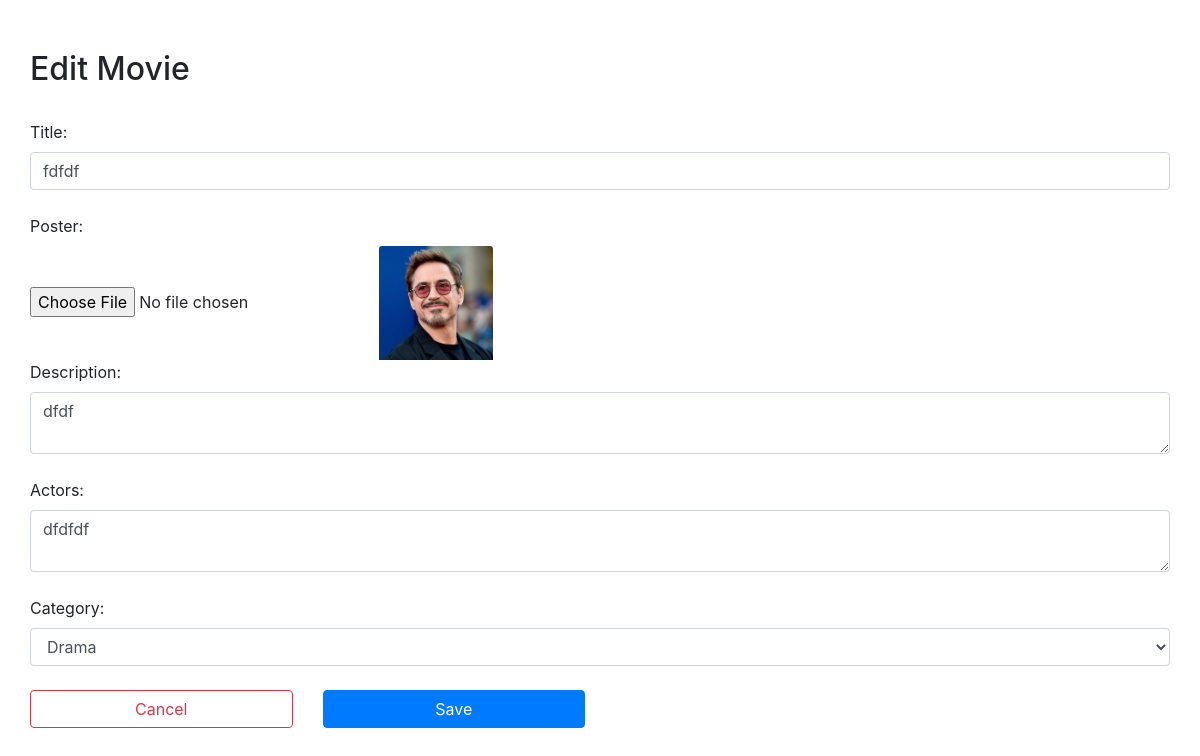
/movies/53/edit/, run on the app's committed database.
### movie/models.py (models this page shows)
class Movies(models.Model):
    title = models.CharField(max_length=255)
    description = models.TextField()
    actors = models.CharField(max_length=255)
    category = models.CharField(max_length=255)
    genre = models.CharField(max_length=255)
    status = models.BooleanField(default=True)
    release = models.DateField(auto_now_add=True)
    created_by = models.IntegerField()
    created_at = models.DateField(auto_now_add=True)
    updated_at = models.DateField(auto_now=True)
    poster = models.ImageField(null=True, blank=True, upload_to="images/")
    trailer = models.CharField(null=True, blank=True, max_length=255)

### movie/views.py (the view)
# urls.py: path('movies/<int:movie_id>/edit/', views.edit_movie, name='edit_movie'),
def edit_movie(request, movie_id):
    movie = get_object_or_404(Movies, pk=movie_id)
    if request.method == 'POST':
        form = MovieForm(request.POST, instance=movie)
        print("form 1-->",form)
        print("form.errors -->",form.errors)
        if form.is_valid():
            print("form 2 -->",form)
            form.save()
            return redirect('movie_details', movie_id=movie_id)
    else:
        form = MovieForm(instance=movie)
    return render(request, 'edit_movie.html', {'form': form, 'movie': movie})

### movie/forms.py
class MovieForm(forms.ModelForm):
    class Meta:
        model = Movies
        fields = ['title', 'poster', 'description', 'actors', 'category', 'status', 'created_by']

### templates/edit_movie.html (shortened to what this page needs)
{% load static %}
<!DOCTYPE html>
<html>
  <head>
    <link rel="stylesheet" href="{% static 'styles/css/create_movie.css' %}" />
    <link
      rel="stylesheet"
      type="text/css"
      href="{% static 'styles/bootstrap4/bootstrap.min.css' %}"
    />
  </head>
  <body>
    <div class="main-body container">
      <div class="login-box">
        <h2 class="">Edit Movie</h2>
        <br />
        <form method="post">
          <label for="title">Title:</label><br />
          <input
          class="form-control"
            type="text"
            id="title"
            name="title"
            value="{{ movie.title }}"
          /><br />
          <label for="poster">Poster:</label><br />
          <input
          type="file"
          name="poster2"
          id="imageInput"
          onchange="convertToBase64()"
        />
      <img
      class="card-img-top movie-list-img"
      src="{{ movie.poster }}"
      style="height: 10%; width: 10%"
      alt="Poster not available"
      class="movie-list-img2"
      id="poster1"
    />
          <br />
          <label for="description">Description:</label><br />
          <textarea id="description"  class="form-control" name="description">
{{ movie.description }}</textarea
          ><br />
          <label for="actors">Actors:</label><br />
          <textarea id="actors"  class="form-control" name="actors">
{{ movie.actors }}</textarea
          ><br />
          <label for="category">Category:</label><br />
          <select  required
                id="category"  class="form-control"
                name="category">
                  <option value="Drama" {% if movie.category == "Drama" %}selected="selected"{% endif %}>Drama</option>
              </select>
              <br />
          <div class="row">
            <div class="col-md-3">
              <a type="" class="btn btn-outline-danger submit-btn" href="{%url 'home'%}">Cancel</a>
            </div>
            <div class="col-md-3">
              <button type="submit" class="btn btn-primary submit-btn">
                Save
              </button>
            </div>
          </div>
        </form>
        <br /><br /><br />
      </div>
    </div>
  </body>
</html>

### static/styles/css/create_movie.css (style rules this page uses)
.main-body { margin-top: 50px; }
.submit-btn { width: 100%; }
.movie-list-img { height: 250px; background-size: contain; }

### data on the page
Movies: title "fdfdf", poster (picture), description "dfdf", actors "dfdfdf", category "Drama"
